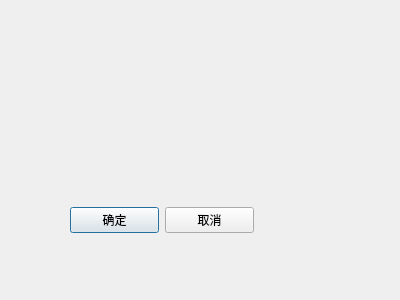
<?xml version="1.0" encoding="UTF-8"?>
<ui version="4.0">
 <class>update</class>
 <widget class="QDialog" name="update">
  <property name="geometry">
   <rect>
    <x>0</x>
    <y>0</y>
    <width>400</width>
    <height>300</height>
   </rect>
  </property>
  <property name="windowTitle">
   <string>Dialog</string>
  </property>
  <widget class="QWidget" name="horizontalLayoutWidget">
   <property name="geometry">
    <rect>
     <x>70</x>
     <y>180</y>
     <width>184</width>
     <height>80</height>
    </rect>
   </property>
   <layout class="QHBoxLayout" name="horizontalLayout">
    <item>
     <widget class="QPushButton" name="pushButton_2">
      <property name="text">
       <string>确定</string>
      </property>
     </widget>
    </item>
    <item>
     <widget class="QPushButton" name="pushButton">
      <property name="text">
       <string>取消</string>
      </property>
     </widget>
    </item>
   </layout>
  </widget>
  <widget class="QWidget" name="formLayoutWidget">
   <property name="geometry">
    <rect>
     <x>80</x>
     <y>80</y>
     <width>160</width>
     <height>80</height>
    </rect>
   </property>
   <layout class="QFormLayout" name="formLayout"/>
  </widget>
 </widget>
 <resources/>
 <connections/>
</ui>
